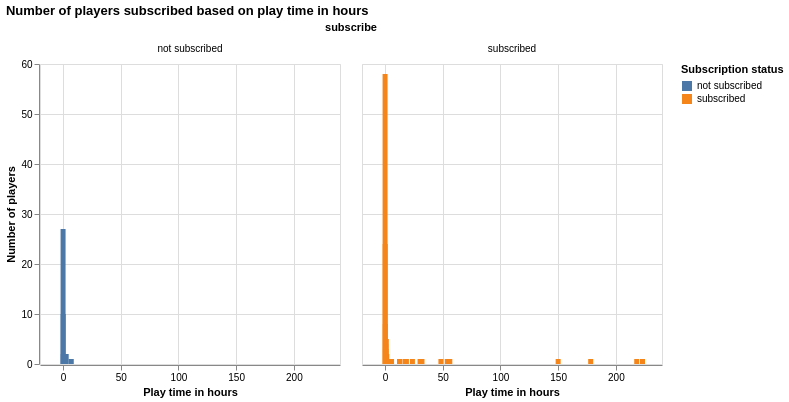

Source (notebook cell):
### Code cell
players_plot = alt.Chart(players_data_tidy).mark_bar().encode(
    x=alt.X("played_hours").title("Play time in hours"),
    y=alt.Y("count()").title("Number of players"),
    color = alt.Color("subscribe").title("Subscription status"),
).facet(
    "subscribe:N",
    columns = 2,
    title = "Number of players subscribed based on play time in hours"
)

players_plot

### Figure 1 — Vega specification as saved in the notebook (floating-point values rounded to 4 significant figures)
{"$schema": "https://vega.github.io/schema/vega/v5.json", "data": [{"name": "source_0", "values": [{"played_hours": 30.3, "subscribe": "subscribed", "__count": 1, "__count_start": 0.0, "__count_end": 1.0}, {"played_hours": 3.8, "subscribe": "subscribed", "__count": 1, "__count_start": 0.0, "__count_end": 1.0}, {"played_hours": 0.0, "subscribe": "not subscribed", "__count": 27, "__count_start": 0.0, "__count_end": 27.0}, {"played_hours": 0.7, "subscribe": "subscribed", "__count": 3, "__count_start": 0.0, "__count_end": 3.0}, {"played_hours": 0.1, "subscribe": "subscribed", "__count": 24, "__count_start": 0.0, "__count_end": 24.0}, {"played_hours": 0.0, "subscribe": "subscribed", "__count": 58, "__count_start": 0.0, "__count_end": 58.0}, {"played_hours": 1.6, "subscribe": "subscribed", "__count": 1, "__count_start": 0.0, "__count_end": 1.0}, {"played_hours": 1.5, "subscribe": "subscribed", "__count": 2, "__count_start": 0.0, "__count_end": 2.0}, {"played_hours": 0.2, "subscribe": "subscribed", "__count": 8, "__count_start": 0.0, "__count_end": 8.0}, {"played_hours": 48.4, "subscribe": "subscribed", "__count": 1, "__count_start": 0.0, "__count_end": 1.0}, {"played_hours": 0.5, "subscribe": "subscribed", "__count": 4, "__count_start": 0.0, "__count_end": 4.0}, {"played_hours": 0.6, "subscribe": "subscribed", "__count": 5, "__count_start": 0.0, "__count_end": 5.0}, {"played_hours": 0.3, "subscribe": "subscribed", "__count": 3, "__count_start": 0.0, "__count_end": 3.0}, {"played_hours": 0.1, "subscribe": "not subscribed", "__count": 10, "__count_start": 0.0, "__count_end": 10.0}, {"played_hours": 1.0, "subscribe": "subscribed", "__count": 5, "__count_start": 0.0, "__count_end": 5.0}, {"played_hours": 1.8, "subscribe": "subscribed", "__count": 1, "__count_start": 0.0, "__count_end": 1.0}, {"played_hours": 0.4, "subscribe": "subscribed", "__count": 4, "__count_start": 0.0, "__count_end": 4.0}, {"played_hours": 1.4, "subscribe": "not subscribed", "__count": 1, "__count_start": 0.0, "__count_end": 1.0}, {"played_hours": 5.6, "subscribe": "subscribed", "__count": 1, "__count_start": 0.0, "__count_end": 1.0}, {"played_hours": 2.2, "subscribe": "subscribed", "__count": 1, "__count_start": 0.0, "__count_end": 1.0}, {"played_hours": 12.5, "subscribe": "subscribed", "__count": 1, "__count_start": 0.0, "__count_end": 1.0}, {"played_hours": 218.1, "subscribe": "subscribed", "__count": 1, "__count_start": 0.0, "__count_end": 1.0}, {"played_hours": 0.9, "subscribe": "not subscribed", "__count": 1, "__count_start": 0.0, "__count_end": 1.0}, {"played_hours": 2.9, "subscribe": "subscribed", "__count": 1, "__count_start": 0.0, "__count_end": 1.0}, {"played_hours": 3.6, "subscribe": "subscribed", "__count": 1, "__count_start": 0.0, "__count_end": 1.0}, {"played_hours": 17.2, "subscribe": "subscribed", "__count": 1, "__count_start": 0.0, "__count_end": 1.0}, {"played_hours": 53.9, "subscribe": "subscribed", "__count": 1, "__count_start": 0.0, "__count_end": 1.0}, {"played_hours": 223.1, "subscribe": "subscribed", "__count": 1, "__count_start": 0.0, "__count_end": 1.0}, {"played_hours": 3.5, "subscribe": "subscribed", "__count": 1, "__count_start": 0.0, "__count_end": 1.0}, {"played_hours": 0.2, "subscribe": "not subscribed", "__count": 2, "__count_start": 0.0, "__count_end": 2.0}, {"played_hours": 150.0, "subscribe": "subscribed", "__count": 1, "__count_start": 0.0, "__count_end": 1.0}, {"played_hours": 1.2, "subscribe": "subscribed", "__count": 2, "__count_start": 0.0, "__count_end": 2.0}, {"played_hours": 0.8, "subscribe": "subscribed", "__count": 2, "__count_start": 0.0, "__count_end": 2.0}, {"played_hours": 2.0, "subscribe": "subscribed", "__count": 1, "__count_start": 0.0, "__count_end": 1.0}, {"played_hours": 2.7, "subscribe": "not subscribed", "__count": 2, "__count_start": 0.0, "__count_end": 2.0}, {"played_hours": 4.0, "subscribe": "subscribed", "__count": 1, "__count_start": 0.0, "__count_end": 1.0}, {"played_hours": 7.1, "subscribe": "not subscribed", "__count": 1, "__count_start": 0.0, "__count_end": 1.0}, {"played_hours": 18.5, "subscribe": "subscribed", "__count": 1, "__count_start": 0.0, "__count_end": 1.0}, {"played_hours": 56.1, "subscribe": "subscribed", "__count": 1, "__count_start": 0.0, "__count_end": 1.0}, {"played_hours": 1.1, "subscribe": "subscribed", "__count": 1, "__count_start": 0.0, "__count_end": 1.0}, {"played_hours": 23.7, "subscribe": "subscribed", "__count": 1, "__count_start": 0.0, "__count_end": 1.0}, {"played_hours": 178.2, "subscribe": "subscribed", "__count": 1, "__count_start": 0.0, "__count_end": 1.0}, {"played_hours": 1.0, "subscribe": "not subscribed", "__count": 1, "__count_start": 0.0, "__count_end": 1.0}, {"played_hours": 0.3, "subscribe": "not subscribed", "__count": 2, "__count_start": 0.0, "__count_end": 2.0}, {"played_hours": 0.4, "subscribe": "not subscribed", "__count": 1, "__count_start": 0.0, "__count_end": 1.0}, {"played_hours": 1.8, "subscribe": "not subscribed", "__count": 1, "__count_start": 0.0, "__count_end": 1.0}, {"played_hours": 2.1, "subscribe": "not subscribed", "__count": 1, "__count_start": 0.0, "__count_end": 1.0}, {"played_hours": 32.0, "subscribe": "subscribed", "__count": 1, "__count_start": 0.0, "__count_end": 1.0}, {"played_hours": 1.7, "subscribe": "not subscribed", "__count": 1, "__count_start": 0.0, "__count_end": 1.0}, {"played_hours": 2.3, "subscribe": "not subscribed", "__count": 1, "__count_start": 0.0, "__count_end": 1.0}]}, {"name": "facet_domain", "values": [{"subscribe": "subscribed", "count": 36}, {"subscribe": "not subscribed", "count": 14}]}, {"name": "facet_domain_row", "values": [{"data": 0.0}]}, {"name": "facet_domain_column", "transform": [{"type": "sequence", "start": 0.0, "stop": {"signal": "min(length(data(\"facet_domain\")), 2)"}}]}, {"name": "source_0_x_domain_played_hours", "values": [{"min": 0.0, "max": 223.1}]}, {"name": "source_0_color_domain_subscribe", "values": [{"subscribe": "subscribed"}, {"subscribe": "not subscribed"}]}], "signals": [{"name": "child_width", "value": 300}, {"name": "child_height", "value": 300}], "marks": [{"type": "group", "name": "facet-title", "title": {"text": "subscribe", "style": "guide-title", "offset": 10}, "role": "column-title"}, {"type": "group", "name": "row_header", "from": {"data": "facet_domain_row"}, "encode": {"update": {"height": {"signal": "child_height"}}}, "axes": [{"scale": "y", "grid": false, "title": "Number of players", "orient": "left", "labelOverlap": true, "tickCount": {"signal": "ceil(child_height/40)"}, "zindex": 0}], "role": "row-header"}, {"type": "group", "name": "column_footer", "from": {"data": "facet_domain_column"}, "encode": {"update": {"width": {"signal": "child_width"}}}, "axes": [{"scale": "x", "orient": "bottom", "zindex": 0, "labelFlush": true, "labelOverlap": true, "tickCount": {"signal": "ceil(child_width/40)"}, "title": "Play time in hours", "grid": false}], "role": "column-footer"}, {"type": "group", "name": "cell", "from": {"facet": {"data": "source_0", "name": "facet", "groupby": ["subscribe"]}}, "sort": {"field": ["datum[\"subscribe\"]"], "order": ["ascending"]}, "encode": {"update": {"height": {"signal": "child_height"}, "width": {"signal": "child_width"}}}, "marks": [{"type": "rect", "name": "child_marks", "from": {"data": "facet"}, "encode": {"update": {"xc": {"field": "played_hours", "scale": "x"}, "y2": {"field": "__count_start", "scale": "y"}, "width": {"value": 5}, "y": {"field": "__count_end", "scale": "y"}, "fill": {"field": "subscribe", "scale": "color"}}}, "style": ["bar"]}], "axes": [{"scale": "x", "aria": false, "labels": false, "zindex": 0, "grid": true, "domain": false, "maxExtent": 0, "minExtent": 0, "gridScale": "y", "tickCount": {"signal": "ceil(child_width/40)"}, "orient": "bottom", "ticks": false}, {"scale": "y", "zindex": 0, "labels": false, "minExtent": 0, "domain": false, "gridScale": "x", "tickCount": {"signal": "ceil(child_height/40)"}, "ticks": false, "orient": "left", "aria": false, "maxExtent": 0, "grid": true}], "title": {"text": {"signal": "isValid(parent[\"subscribe\"]) ? parent[\"subscribe\"] : \"\"+parent[\"subscribe\"]"}, "frame": "group", "style": "guide-label", "offset": 10}, "style": "cell"}], "scales": [{"name": "x", "type": "linear", "domain": [{"signal": "(data(\"source_0_x_domain_played_hours\")[0] || {}).min"}, {"signal": "(data(\"source_0_x_domain_played_hours\")[0] || {}).max"}], "range": [0, {"signal": "child_width"}], "padding": 5, "zero": false, "nice": true}, {"name": "y", "type": "linear", "domain": {"data": "source_0", "fields": ["__count_start", "__count_end"]}, "range": [{"signal": "child_height"}, 0], "nice": true, "zero": true}, {"name": "color", "type": "ordinal", "domain": {"data": "source_0_color_domain_subscribe", "field": "subscribe", "sort": true}, "range": "category"}], "title": {"text": "Number of players subscribed based on play time in hours", "anchor": "start"}, "background": "white", "padding": 5, "layout": {"padding": 20, "bounds": "full", "align": "all", "columns": 2}, "legends": [{"title": "Subscription status", "fill": "color", "symbolType": "square"}]}
